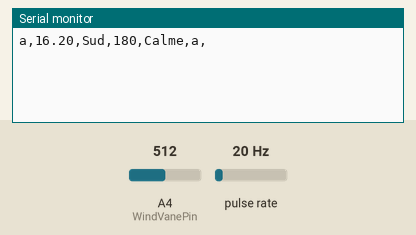
Recording of a sketch running on a simulated Arduino Uno, built with avr-gcc and run on an emulated ATmega328P. On the bench: the last lines printed to the serial monitor. Wiring (inferred from the names in the program): pulse sensor: data pin 2. The inputs (shaded band) are chosen by the test bench; at power-on: pulse rate 20 Hz, A4 (WindVanePin) = 512.

Above: at 1.2 s.
1.3 s: pulse rate (sensor on pin 2) set to 4 Hz
At 2.5 s:
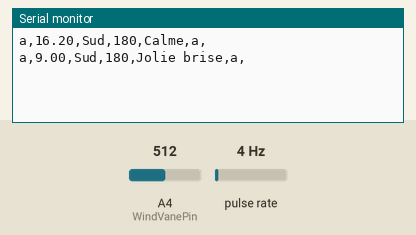
4.2 s: A4 (WindVanePin) set to 350
At 5.2 s:
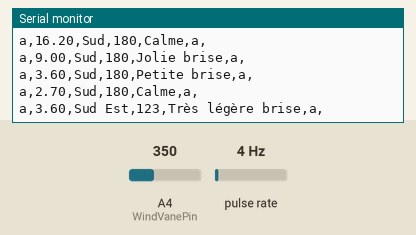
6.9 s: pulse rate (sensor on pin 2) set to 6 Hz
At 7.9 s:
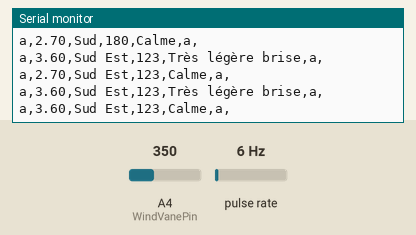
8.4 s: A4 (WindVanePin) set to 306
At 9.7 s:
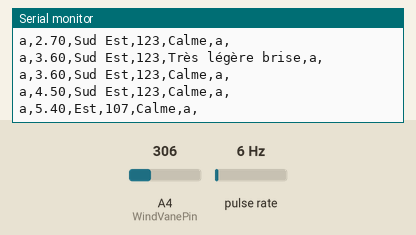
11.4 s: pulse rate (sensor on pin 2) set to 50 Hz
At 13.3 s:
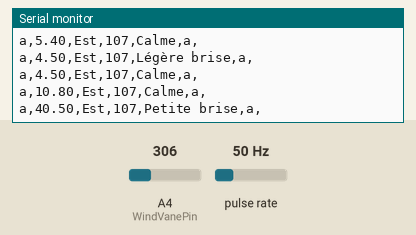
14.4 s: A4 (WindVanePin) set to 370
At 15.1 s:
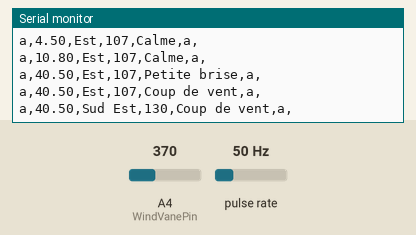

Measured:
- the behaviour switches between 4 and 5 Hz on pulse rate (sensor on pin 2) (found by bisection; images 2 and 3)
- after the input at 1.3 s, the serial monitor: prints a new line after 0.50 s (image 1)
- after the input at 4.2 s, the serial monitor: prints a new line after 0.30 s (image 2)
- after the input at 8.4 s, the serial monitor: prints a new line after 0.60 s (image 4)
- after the input at 11.4 s, the serial monitor: prints a new line after 0.30 s (image 5)
- after the input at 14.4 s, the serial monitor: prints a new line at once (image 6)

The sketch:

FONCTIONNEL3.ino
```cpp
/*

Adapted from the excellent work here:

http://cactus.io/hookups/weather/anemometer/davis/hookup-arduino-to-davis-anemometer

Works with a Davis anemometer, which is available on eBay in the $110 range.

Intended to interface with the weeWX program but easily adapted for other uses.

See https://github.com/wrybread/ArduinoWeatherStation

wrybread@gmail.com


*/


#include "TimerOne.h" // Timer Interrupt set to 2 second for read sensors
#include <math.h>

#define WindSensorPin (2) // The pin location of the anemometer sensor
#define WindVanePin (A4) // The pin the wind vane sensor is connected to
#define VaneOffset 0; // define the anemometer offset from magnetic north


int vaneValue; // raw analog value from wind vane
int windDirection; // translated 0 - 360 direction
int windCalDirection; // converted value with offset applied
String windCompassDirection; // wind direction as compass points
int lastWindDirectionValue; // last direction value
String Windnoeud2;

// sensors to be added
int temperature;
int barometer;


volatile bool IsSampleRequired; // this is set true every 2.5s. Get wind speed
volatile unsigned int TimerCount; // used to determine 2.5sec timer count
volatile unsigned long Rotations; // cup rotation counter used in interrupt routine
volatile unsigned long ContactBounceTime; // Timer to avoid contact bounce in isr

float WindSpeed; // speed miles per hour
float Windnoeud;


void setup() {
  lastWindDirectionValue = 0;

  IsSampleRequired = false;

  TimerCount = 0;
  Rotations = 0; // Set Rotations to 0 ready for calculations

  Serial.begin(9600);

  pinMode(WindSensorPin, INPUT);

  //@@ Ooops, typo in this line from the original script
  //attachInterrupt(digitalPinToInterrupt(WindSensorPin), rotation, FALLING);
  attachInterrupt(digitalPinToInterrupt(WindSensorPin), isr_rotation, FALLING);

  // Setup the timer interupt
  Timer1.initialize(150000);// Timer interrupt every 2.5 seconds
  Timer1.attachInterrupt(isr_timer);

}

void loop() {

  getWindDirection();
  getwindSpeed();

  // placeholders for temperature and barometer.
  temperature = 0;
  barometer = 0;


  // Only update the display if change greater than 5 degrees.
  if(abs(windCalDirection - lastWindDirectionValue) > 5) {
    lastWindDirectionValue = windCalDirection;
  }

  if(IsSampleRequired) {
    // convert to mp/h using the formula V=P(2.25/T)
    // V = P(2.25/2.5) = P * 0.9
    WindSpeed = Rotations * 0.9;
    Rotations = 0; // Reset count for next sample

    IsSampleRequired = false;

    /*
    // output the data in a way that's easy to read by a Raspberry Pi or whatever
    // will output for example: wind_speed=5.47,wind_direction=343,wind_compass_direction=N,temperature=0,barometer=0,
    Serial.print("wind_speed="); Serial.print(getKnots(WindSpeed)); Serial.print(",");
    Serial.print("wind_direction="); Serial.print(windCalDirection);  Serial.print(",");
    Serial.print("wind_compass_direction="); Serial.print(windCompassDirection);  Serial.print(",");
    Serial.print("temperature="); Serial.print(temperature);  Serial.print(",");
    Serial.print("barometer="); Serial.print(barometer);  Serial.print(",");
    Serial.println();
    */

    // this section outputs the data in a way that's easy to read by my weeWX driver (comma delimited list)
    //Serial.print(getKnots(WindSpeed)); Serial.print(",");
    Serial.print("a"); Serial.print(",");
    Serial.print(WindSpeed); Serial.print(",");
    Serial.print(windCompassDirection);Serial.print(",");
    Serial.print(windCalDirection);Serial.print(",");
    Serial.print(Windnoeud2); Serial.print(",");
    Serial.print("a"); Serial.print(",");
    //Serial.print(temperature);  Serial.print("|");
    //Serial.print(barometer);  Serial.print("|");
    Serial.println();


  }
}


// isr handler for timer interrupt
void isr_timer() {

  TimerCount++;

  if(TimerCount == 6) {
    IsSampleRequired = true;
    TimerCount = 0;
  }
}

// This is the function that the interrupt calls to increment the rotation count
void isr_rotation() {

  if((millis() - ContactBounceTime) > 15 ) { // debounce the switch contact.
    Rotations++;
    ContactBounceTime = millis();
  }

}

void getWindDirection() {

  vaneValue = analogRead(WindVanePin);
  windDirection = map(vaneValue, 0, 1023, 0, 360);
  windCalDirection = windDirection + VaneOffset;

  if(windCalDirection > 360) windCalDirection = windCalDirection - 360;
  if(windCalDirection < 0) windCalDirection = windCalDirection + 360;


  // get the compass direction for convenience
  if (windCalDirection < 22) windCompassDirection = "Nord";
  else if (windCalDirection < 67) windCompassDirection = "Nord Est";
  else if (windCalDirection < 112) windCompassDirection = "Est";
  else if (windCalDirection < 157) windCompassDirection = "Sud Est";
  else if (windCalDirection < 212) windCompassDirection = "Sud";
  else if (windCalDirection < 247) windCompassDirection = "Sud Ouest";
  else if (windCalDirection < 292) windCompassDirection = "Ouest";
  else if (windCalDirection < 337) windCompassDirection = "Nord Ouest";
  else windCompassDirection = "Nord";
}
void getwindSpeed () {
 Windnoeud= WindSpeed * 0.868976 ;
  if(Windnoeud >= 1 && Windnoeud < 3)
    Windnoeud2= "Très légère brise" ;
  else if(Windnoeud >= 4 && Windnoeud < 6)
    Windnoeud2= "Légère brise" ;
  else if(Windnoeud >= 7 && Windnoeud < 10)
    Windnoeud2= "Petite brise";
  else if(Windnoeud >= 11 && Windnoeud < 16)
    Windnoeud2= "Jolie brise" ;
  else if(Windnoeud >= 17 && Windnoeud < 21)
    Windnoeud2= "Bonne brise" ;
  else if(Windnoeud >= 22 && Windnoeud < 27)
    Windnoeud2= "Vent frais" ;
  else if(Windnoeud >= 28 && Windnoeud < 33)
    Windnoeud2= "Grand frais";
  else if(Windnoeud >= 34 && Windnoeud < 40)
    Windnoeud2= "Coup de vent" ;
  else if(Windnoeud >= 41 && Windnoeud < 47)
    Windnoeud2= "Fort coup de vent" ;
  else if(Windnoeud >= 48 && Windnoeud < 55)
    Windnoeud2= "Tempête";
  else if(Windnoeud >= 56 && Windnoeud < 63)
    Windnoeud2= "Violente tempête";
  else if(WindSpeed > 63)
    Windnoeud2= "Ouragan" ;
  else
    Windnoeud2= "Calme";
}

// Convert MPH to Knots
float getKnots(float speed) {
  return speed * 0.868976;
}
```
